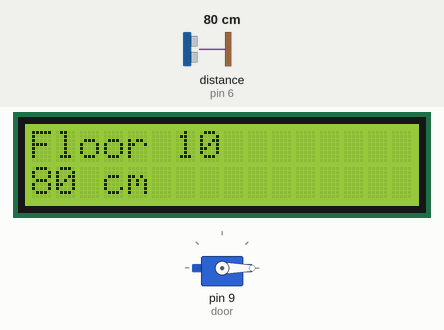
Recording of a sketch running on a simulated Arduino Uno, built with avr-gcc and run on an emulated ATmega328P. Parts: 16×2 character LCD, servo. Wiring (from diagram.json): ultrasonic range finder: trigger pin 7; echo pin 6. Inputs (shaded band) come from the test bench; at power-on: distance to the obstacle (sensor on pin 6) 80 cm. The echo pulse lasts 58.3 µs per cm; what the sketch prints to the serial monitor is not drawn.

Above: at 1.2 s.
1.3 s: distance to the obstacle (sensor on pin 6) set to 120 cm
At 1.7 s:
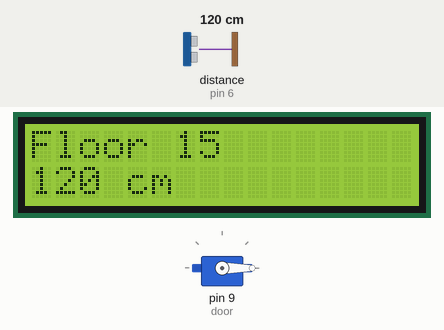
4.3 s: distance to the obstacle (sensor on pin 6) set to 250 cm
At 5.4 s:
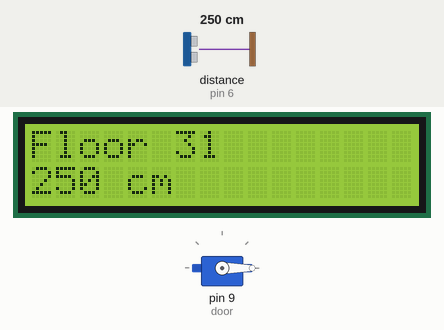
7.3 s: distance to the obstacle (sensor on pin 6) set to 2 cm
At 8.8 s:
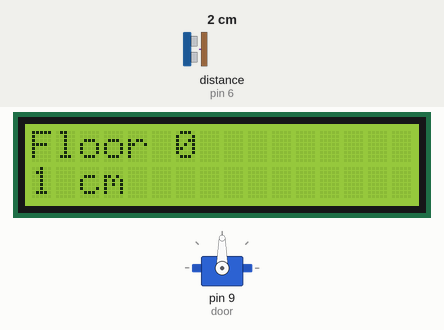
9.7 s: distance to the obstacle (sensor on pin 6) set to 6 cm
At 11.0 s:
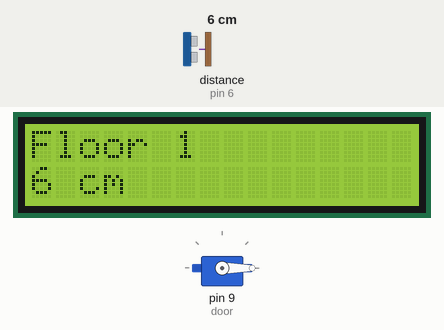
11.9 s: distance to the obstacle (sensor on pin 6) set to 4 cm
At 12.22 s:
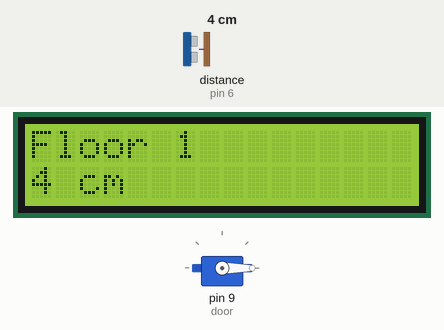
14.9 s: distance to the obstacle (sensor on pin 6) set to 250 cm
At 15.4 s:
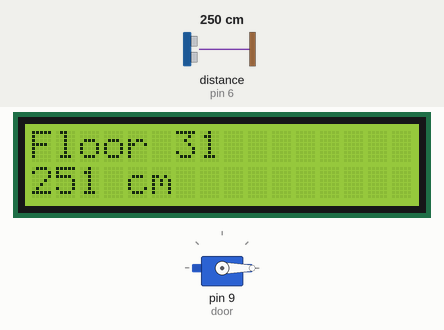
Timing chart, 0 to 17.9 s (numbered marks = the images above; inputs shaded):
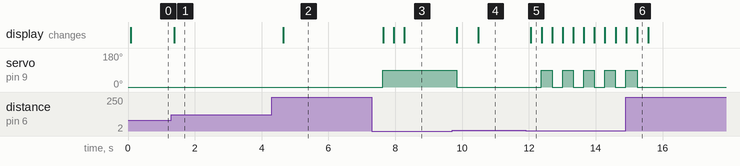

The sketch:

d8-elevator-floor.ino
```cpp
// @pin A4=A4
// @pin A5=A5
#include <Wire.h>
#include <LiquidCrystal_I2C.h>
#include <Servo.h>

// @pin TRIG=D7
// @pin ECHO=D6
// @pin SERVO=D9
// @baud 9600

const byte TRIG_PIN = 7, ECHO_PIN = 6;
LiquidCrystal_I2C lcd(0x27, 16, 2);
Servo door;
// 한 층의 높이입니다. 모형의 실제 층 간격을 자로 재어 넣으세요.
// @tunable floorHeightCm
float floorHeightCm = 8.0;

void setup() {
  Serial.begin(9600);
  pinMode(TRIG_PIN, OUTPUT);
  pinMode(ECHO_PIN, INPUT);
  lcd.init();
  lcd.backlight();
  door.attach(9);
  door.write(0);
  Serial.println("time_ms,distance_cm,floor_index,commanded_deg");
}

long readCm() {
  digitalWrite(TRIG_PIN, LOW);
  delayMicroseconds(2);
  digitalWrite(TRIG_PIN, HIGH);
  delayMicroseconds(10);
  digitalWrite(TRIG_PIN, LOW);
  unsigned long us = pulseIn(ECHO_PIN, HIGH, 30000);
  return us == 0 ? -1 : (long)(us / 58);
}

void loop() {
  long cm = readCm();
  // 거리를 층 높이로 나눠 반올림하면 층 번호가 됩니다. 층 간격보다 센서의
  // 흔들림이 크면 이 나눗셈이 층을 잘못 짚습니다.
  int floorIndex = cm > 0 ? (int)((cm + floorHeightCm / 2) / floorHeightCm) : -1;
  int angle = (cm > 0 && cm < floorHeightCm / 2) ? 90 : 0;
  door.write(angle);

  lcd.clear();
  lcd.setCursor(0, 0);
  lcd.print("Floor ");
  lcd.print(floorIndex);
  lcd.setCursor(0, 1);
  lcd.print(cm);
  lcd.print(" cm");

  Serial.print(millis());
  Serial.print(',');
  Serial.print(cm);
  Serial.print(',');
  Serial.print(floorIndex);
  Serial.print(',');
  Serial.println(angle);
  delay(300);
}
```

Measured:
- the behaviour switches between 4 and 5 cm on distance to the obstacle (sensor on pin 6) (found by bisection; images 3 and 4)
- after the input at 1.3 s, the display: changes after 0.08 s (image 1)
- after the input at 4.3 s, the display: changes after 0.35 s (image 2)
- after the input at 7.3 s, servo on pin 9 (door): 0° → 90° after 0.33 s; the display: changes after 0.33 s (image 3)
- after the input at 9.7 s, servo on pin 9 (door): 90° → 0° after 0.15 s; the display: first changes after 0.15 s (image 4 shows a later state)
- after the input at 11.9 s, servo on pin 9 (door): alternates 90° for 0.32 s and 0° for 0.32 s, starting after 0.48 s; the display: changes after 0.16 s (image 5)
- after the input at 14.9 s, servo on pin 9 (door): goes on until 15.2 s, then stays 0°; the display: first differs from a run without the input after 0.34 s (image 6)
